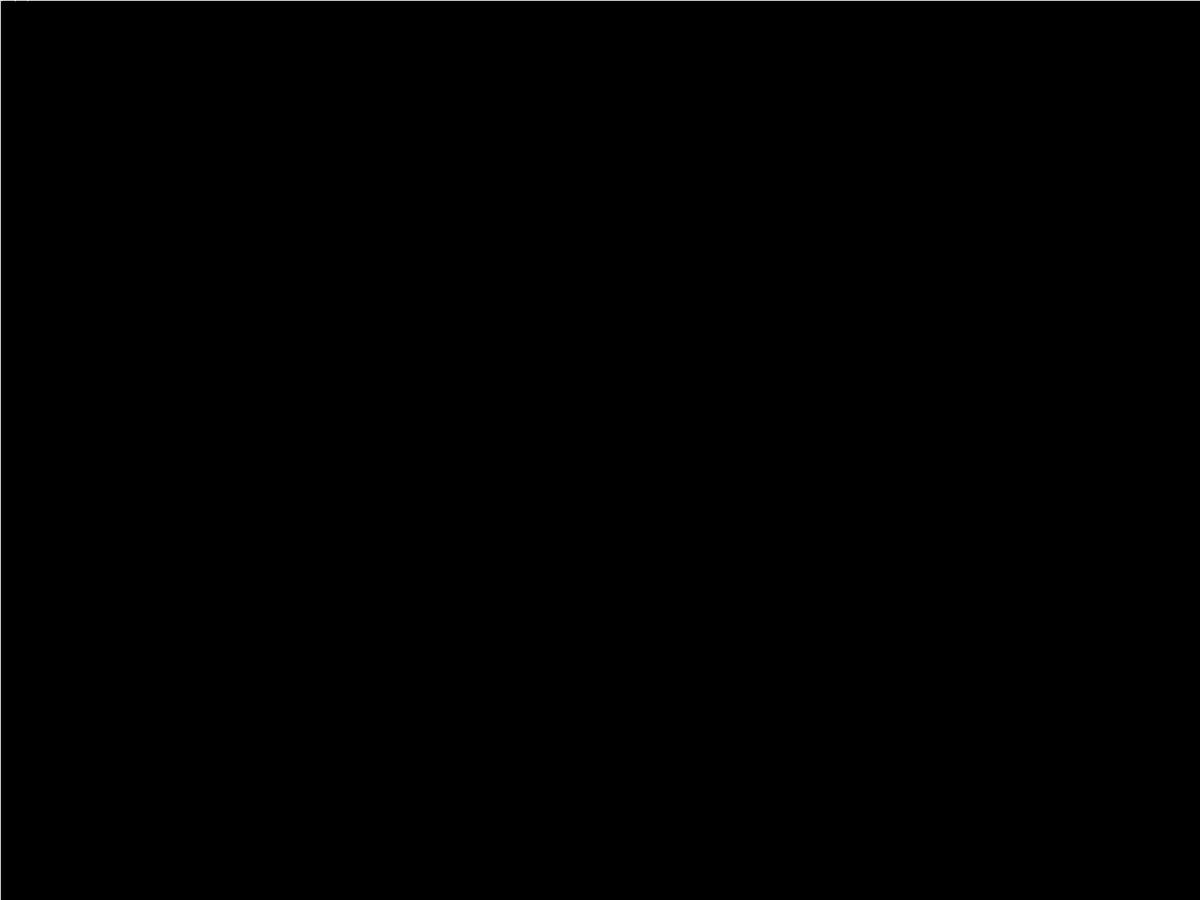
Frame 1 (no input)
Frame 60 (the mouse pressed at the canvas centre just before this capture): identical to frame 1, image omitted
Frame 120 (the mouse held since frame 60 and released just before this capture): identical to frame 1, image omitted

The Processing sketch that drew this single still picture (run headless with seeded random() and noise(); from frame 60 on, the mouse is pressed at the canvas centre):

// Processing sketch: CEID_Sketch_1
// ── CEID_Sketch_1.pde
float lw = 0;
float lh = height;
float x =0;
float y =0;
int diff = 10;


void setup(){
  //background(0,150,150);
  fullScreen();
  
}

void draw(){
  
  background(0,0,0);
  stroke(255,255,255);
  line(x,0,x,height);
  line(0,y,width,y);
  String s = "(" + str(x) + "," + str(y) +")";
  
  text(s, x,y);
  if(keyPressed){
     if(keyCode == LEFT && x > 0){
       x--;
     }
     else if(keyCode == RIGHT && x < width){
       x++;
     }
     else if(keyCode == UP && y > 0){
         y--;
     }
     else if(keyCode == DOWN && y < height){
        y++; 
     }
  }
}
